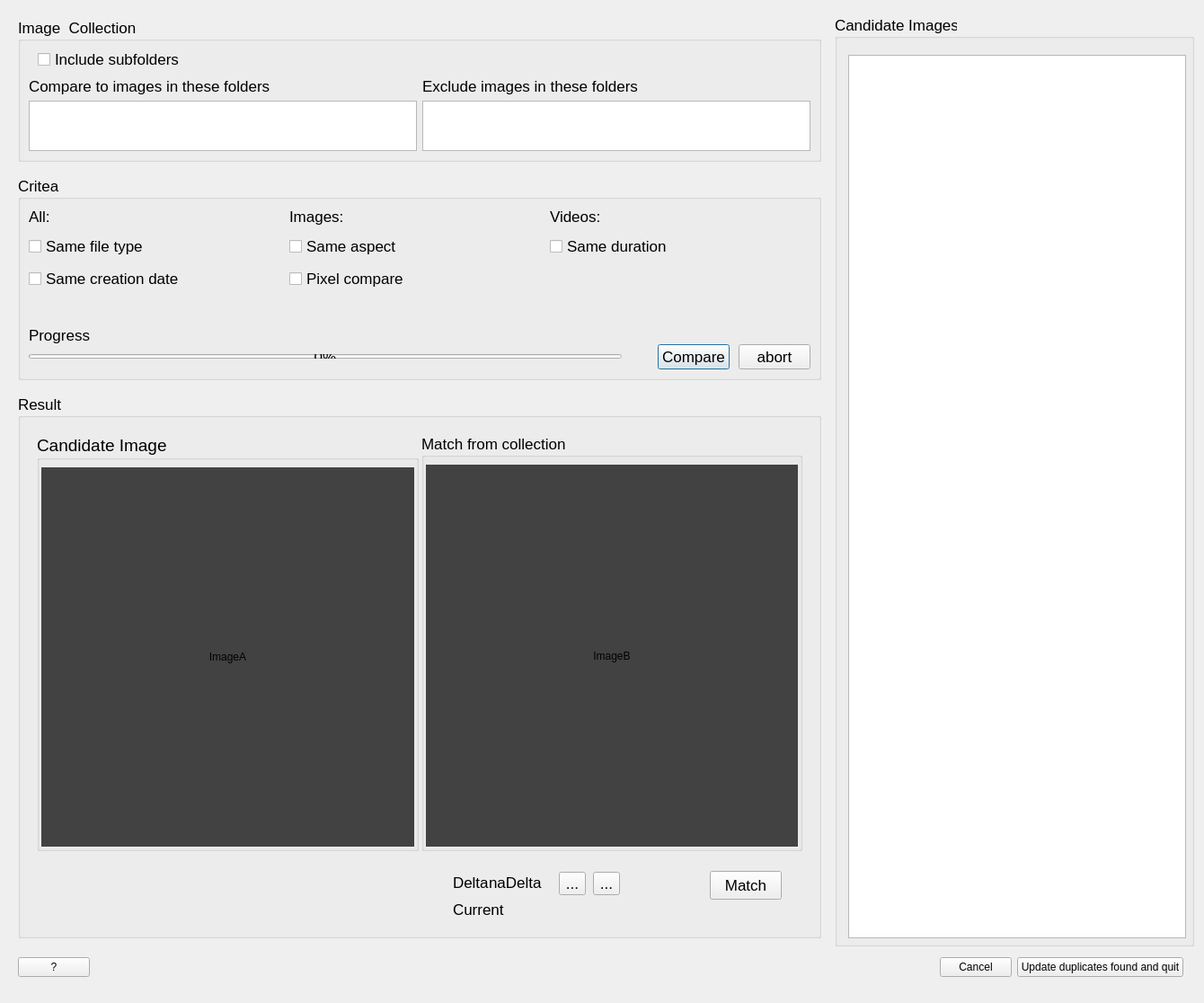
<?xml version="1.0" encoding="UTF-8"?>
<ui version="4.0">
 <class>VisCmpDlg</class>
 <widget class="QDialog" name="VisCmpDlg">
  <property name="geometry">
   <rect>
    <x>0</x>
    <y>0</y>
    <width>1340</width>
    <height>1116</height>
   </rect>
  </property>
  <property name="windowTitle">
   <string>Find Duplicate Images</string>
  </property>
  <layout class="QVBoxLayout" name="verticalLayout_13">
   <item>
    <widget class="QFrame" name="upperMainFrame">
     <property name="sizePolicy">
      <sizepolicy hsizetype="Expanding" vsizetype="Expanding">
       <horstretch>0</horstretch>
       <verstretch>0</verstretch>
      </sizepolicy>
     </property>
     <property name="maximumSize">
      <size>
       <width>16777215</width>
       <height>16777215</height>
      </size>
     </property>
     <property name="frameShape">
      <enum>QFrame::NoFrame</enum>
     </property>
     <property name="frameShadow">
      <enum>QFrame::Raised</enum>
     </property>
     <layout class="QHBoxLayout" name="horizontalLayout_5">
      <property name="leftMargin">
       <number>0</number>
      </property>
      <property name="topMargin">
       <number>0</number>
      </property>
      <property name="rightMargin">
       <number>0</number>
      </property>
      <property name="bottomMargin">
       <number>0</number>
      </property>
      <item>
       <widget class="QFrame" name="leftFrame">
        <property name="sizePolicy">
         <sizepolicy hsizetype="Preferred" vsizetype="Preferred">
          <horstretch>0</horstretch>
          <verstretch>0</verstretch>
         </sizepolicy>
        </property>
        <property name="maximumSize">
         <size>
          <width>16777215</width>
          <height>16777215</height>
         </size>
        </property>
        <property name="frameShape">
         <enum>QFrame::NoFrame</enum>
        </property>
        <property name="frameShadow">
         <enum>QFrame::Raised</enum>
        </property>
        <layout class="QVBoxLayout" name="verticalLayout_10">
         <item>
          <widget class="QGroupBox" name="collectionBox">
           <property name="sizePolicy">
            <sizepolicy hsizetype="Preferred" vsizetype="Fixed">
             <horstretch>0</horstretch>
             <verstretch>0</verstretch>
            </sizepolicy>
           </property>
           <property name="minimumSize">
            <size>
             <width>801</width>
             <height>0</height>
            </size>
           </property>
           <property name="maximumSize">
            <size>
             <width>16777215</width>
             <height>160</height>
            </size>
           </property>
           <property name="font">
            <font>
             <pointsize>13</pointsize>
            </font>
           </property>
           <property name="title">
            <string>Image  Collection</string>
           </property>
           <layout class="QVBoxLayout" name="verticalLayout_9">
            <property name="spacing">
             <number>1</number>
            </property>
            <item>
             <widget class="QFrame" name="inclSubFoldersFrame">
              <property name="sizePolicy">
               <sizepolicy hsizetype="Preferred" vsizetype="Fixed">
                <horstretch>0</horstretch>
                <verstretch>0</verstretch>
               </sizepolicy>
              </property>
              <property name="minimumSize">
               <size>
                <width>30</width>
                <height>30</height>
               </size>
              </property>
              <property name="maximumSize">
               <size>
                <width>16777215</width>
                <height>16777215</height>
               </size>
              </property>
              <property name="frameShape">
               <enum>QFrame::NoFrame</enum>
              </property>
              <property name="frameShadow">
               <enum>QFrame::Raised</enum>
              </property>
              <widget class="QCheckBox" name="includeSubfolders">
               <property name="geometry">
                <rect>
                 <x>10</x>
                 <y>1</y>
                 <width>171</width>
                 <height>20</height>
                </rect>
               </property>
               <property name="sizePolicy">
                <sizepolicy hsizetype="Preferred" vsizetype="Fixed">
                 <horstretch>0</horstretch>
                 <verstretch>0</verstretch>
                </sizepolicy>
               </property>
               <property name="text">
                <string>Include subfolders</string>
               </property>
              </widget>
             </widget>
            </item>
            <item>
             <widget class="QFrame" name="frame_2">
              <property name="sizePolicy">
               <sizepolicy hsizetype="Preferred" vsizetype="Fixed">
                <horstretch>0</horstretch>
                <verstretch>0</verstretch>
               </sizepolicy>
              </property>
              <property name="maximumSize">
               <size>
                <width>16777215</width>
                <height>16777215</height>
               </size>
              </property>
              <property name="frameShape">
               <enum>QFrame::NoFrame</enum>
              </property>
              <property name="frameShadow">
               <enum>QFrame::Raised</enum>
              </property>
              <layout class="QHBoxLayout" name="horizontalLayout_9">
               <property name="leftMargin">
                <number>0</number>
               </property>
               <property name="topMargin">
                <number>0</number>
               </property>
               <property name="rightMargin">
                <number>0</number>
               </property>
               <property name="bottomMargin">
                <number>0</number>
               </property>
               <item>
                <widget class="QFrame" name="frame_6">
                 <property name="sizePolicy">
                  <sizepolicy hsizetype="Preferred" vsizetype="Fixed">
                   <horstretch>0</horstretch>
                   <verstretch>0</verstretch>
                  </sizepolicy>
                 </property>
                 <property name="frameShape">
                  <enum>QFrame::NoFrame</enum>
                 </property>
                 <property name="frameShadow">
                  <enum>QFrame::Raised</enum>
                 </property>
                 <layout class="QVBoxLayout" name="verticalLayout_15">
                  <property name="leftMargin">
                   <number>0</number>
                  </property>
                  <property name="topMargin">
                   <number>0</number>
                  </property>
                  <property name="rightMargin">
                   <number>0</number>
                  </property>
                  <property name="bottomMargin">
                   <number>0</number>
                  </property>
                  <item>
                   <widget class="QLabel" name="label">
                    <property name="sizePolicy">
                     <sizepolicy hsizetype="Preferred" vsizetype="Fixed">
                      <horstretch>0</horstretch>
                      <verstretch>0</verstretch>
                     </sizepolicy>
                    </property>
                    <property name="text">
                     <string>Compare to images in these folders</string>
                    </property>
                   </widget>
                  </item>
                  <item>
                   <layout class="QVBoxLayout" name="verticalLayout_8">
                    <item>
                     <widget class="DragToList" name="cmpToFolders">
                      <property name="sizePolicy">
                       <sizepolicy hsizetype="Preferred" vsizetype="Fixed">
                        <horstretch>0</horstretch>
                        <verstretch>0</verstretch>
                       </sizepolicy>
                      </property>
                      <property name="maximumSize">
                       <size>
                        <width>16777215</width>
                        <height>60</height>
                       </size>
                      </property>
                     </widget>
                    </item>
                   </layout>
                  </item>
                 </layout>
                </widget>
               </item>
               <item>
                <widget class="QFrame" name="frame_7">
                 <property name="sizePolicy">
                  <sizepolicy hsizetype="Preferred" vsizetype="Fixed">
                   <horstretch>0</horstretch>
                   <verstretch>0</verstretch>
                  </sizepolicy>
                 </property>
                 <property name="frameShape">
                  <enum>QFrame::NoFrame</enum>
                 </property>
                 <property name="frameShadow">
                  <enum>QFrame::Raised</enum>
                 </property>
                 <layout class="QVBoxLayout" name="verticalLayout_16">
                  <property name="leftMargin">
                   <number>0</number>
                  </property>
                  <property name="topMargin">
                   <number>0</number>
                  </property>
                  <property name="rightMargin">
                   <number>0</number>
                  </property>
                  <property name="bottomMargin">
                   <number>0</number>
                  </property>
                  <item>
                   <widget class="QLabel" name="label_2">
                    <property name="sizePolicy">
                     <sizepolicy hsizetype="Preferred" vsizetype="Fixed">
                      <horstretch>0</horstretch>
                      <verstretch>0</verstretch>
                     </sizepolicy>
                    </property>
                    <property name="text">
                     <string>Exclude images in these folders</string>
                    </property>
                   </widget>
                  </item>
                  <item>
                   <layout class="QVBoxLayout" name="verticalLayout_3">
                    <item>
                     <widget class="DragToList" name="excludeSubfolders">
                      <property name="sizePolicy">
                       <sizepolicy hsizetype="Preferred" vsizetype="Fixed">
                        <horstretch>0</horstretch>
                        <verstretch>0</verstretch>
                       </sizepolicy>
                      </property>
                      <property name="maximumSize">
                       <size>
                        <width>16777215</width>
                        <height>60</height>
                       </size>
                      </property>
                     </widget>
                    </item>
                   </layout>
                  </item>
                 </layout>
                </widget>
               </item>
              </layout>
             </widget>
            </item>
           </layout>
          </widget>
         </item>
         <item>
          <spacer name="verticalSpacer_2">
           <property name="orientation">
            <enum>Qt::Vertical</enum>
           </property>
           <property name="sizeType">
            <enum>QSizePolicy::Fixed</enum>
           </property>
           <property name="sizeHint" stdset="0">
            <size>
             <width>20</width>
             <height>10</height>
            </size>
           </property>
          </spacer>
         </item>
         <item>
          <widget class="QGroupBox" name="criteriaBox">
           <property name="sizePolicy">
            <sizepolicy hsizetype="Preferred" vsizetype="Maximum">
             <horstretch>0</horstretch>
             <verstretch>0</verstretch>
            </sizepolicy>
           </property>
           <property name="minimumSize">
            <size>
             <width>801</width>
             <height>200</height>
            </size>
           </property>
           <property name="maximumSize">
            <size>
             <width>16777215</width>
             <height>16777215</height>
            </size>
           </property>
           <property name="font">
            <font>
             <pointsize>13</pointsize>
            </font>
           </property>
           <property name="title">
            <string>Critea</string>
           </property>
           <layout class="QVBoxLayout" name="verticalLayout_18">
            <property name="spacing">
             <number>0</number>
            </property>
            <item>
             <layout class="QGridLayout" name="gridLayout">
              <property name="horizontalSpacing">
               <number>-1</number>
              </property>
              <property name="verticalSpacing">
               <number>10</number>
              </property>
              <item row="1" column="0">
               <widget class="QCheckBox" name="sameFileTypeCB">
                <property name="sizePolicy">
                 <sizepolicy hsizetype="Preferred" vsizetype="Fixed">
                  <horstretch>0</horstretch>
                  <verstretch>0</verstretch>
                 </sizepolicy>
                </property>
                <property name="text">
                 <string>Same file type</string>
                </property>
               </widget>
              </item>
              <item row="1" column="2">
               <widget class="QCheckBox" name="sameDurationCB">
                <property name="sizePolicy">
                 <sizepolicy hsizetype="Preferred" vsizetype="Fixed">
                  <horstretch>0</horstretch>
                  <verstretch>0</verstretch>
                 </sizepolicy>
                </property>
                <property name="text">
                 <string>Same duration</string>
                </property>
               </widget>
              </item>
              <item row="2" column="0">
               <widget class="QCheckBox" name="sameCreationDateCB">
                <property name="sizePolicy">
                 <sizepolicy hsizetype="Preferred" vsizetype="Fixed">
                  <horstretch>0</horstretch>
                  <verstretch>0</verstretch>
                 </sizepolicy>
                </property>
                <property name="text">
                 <string>Same creation date</string>
                </property>
               </widget>
              </item>
              <item row="0" column="2">
               <widget class="QLabel" name="VideoLbl">
                <property name="text">
                 <string>Videos:</string>
                </property>
               </widget>
              </item>
              <item row="2" column="1">
               <widget class="QCheckBox" name="pixelCompare">
                <property name="sizePolicy">
                 <sizepolicy hsizetype="Preferred" vsizetype="Fixed">
                  <horstretch>0</horstretch>
                  <verstretch>0</verstretch>
                 </sizepolicy>
                </property>
                <property name="text">
                 <string>Pixel compare</string>
                </property>
               </widget>
              </item>
              <item row="0" column="1">
               <widget class="QLabel" name="ImagesLbl">
                <property name="text">
                 <string>Images:</string>
                </property>
               </widget>
              </item>
              <item row="1" column="1">
               <widget class="QCheckBox" name="sameAspectCB">
                <property name="sizePolicy">
                 <sizepolicy hsizetype="Preferred" vsizetype="Fixed">
                  <horstretch>0</horstretch>
                  <verstretch>0</verstretch>
                 </sizepolicy>
                </property>
                <property name="text">
                 <string>Same aspect</string>
                </property>
               </widget>
              </item>
              <item row="0" column="0">
               <widget class="QLabel" name="AllLbl">
                <property name="text">
                 <string>All:</string>
                </property>
               </widget>
              </item>
             </layout>
            </item>
            <item>
             <widget class="QFrame" name="frame_4">
              <property name="sizePolicy">
               <sizepolicy hsizetype="Preferred" vsizetype="Fixed">
                <horstretch>0</horstretch>
                <verstretch>0</verstretch>
               </sizepolicy>
              </property>
              <property name="minimumSize">
               <size>
                <width>0</width>
                <height>0</height>
               </size>
              </property>
              <property name="frameShape">
               <enum>QFrame::NoFrame</enum>
              </property>
              <property name="frameShadow">
               <enum>QFrame::Raised</enum>
              </property>
              <layout class="QVBoxLayout" name="verticalLayout_11">
               <property name="spacing">
                <number>0</number>
               </property>
               <property name="leftMargin">
                <number>0</number>
               </property>
               <property name="topMargin">
                <number>0</number>
               </property>
               <property name="rightMargin">
                <number>0</number>
               </property>
               <property name="bottomMargin">
                <number>0</number>
               </property>
               <item>
                <spacer name="verticalSpacer">
                 <property name="orientation">
                  <enum>Qt::Vertical</enum>
                 </property>
                 <property name="sizeHint" stdset="0">
                  <size>
                   <width>20</width>
                   <height>40</height>
                  </size>
                 </property>
                </spacer>
               </item>
               <item>
                <widget class="QLabel" name="progressLbl">
                 <property name="text">
                  <string>Progress</string>
                 </property>
                </widget>
               </item>
               <item>
                <layout class="QHBoxLayout" name="horizontalLayout_8">
                 <item>
                  <widget class="QProgressBar" name="progressBar">
                   <property name="maximumSize">
                    <size>
                     <width>16777215</width>
                     <height>5</height>
                    </size>
                   </property>
                   <property name="value">
                    <number>0</number>
                   </property>
                  </widget>
                 </item>
                 <item>
                  <spacer name="horizontalSpacer_4">
                   <property name="orientation">
                    <enum>Qt::Horizontal</enum>
                   </property>
                   <property name="sizeType">
                    <enum>QSizePolicy::Fixed</enum>
                   </property>
                   <property name="sizeHint" stdset="0">
                    <size>
                     <width>40</width>
                     <height>20</height>
                    </size>
                   </property>
                  </spacer>
                 </item>
                 <item>
                  <widget class="QPushButton" name="compareBtn">
                   <property name="sizePolicy">
                    <sizepolicy hsizetype="Minimum" vsizetype="Minimum">
                     <horstretch>0</horstretch>
                     <verstretch>0</verstretch>
                    </sizepolicy>
                   </property>
                   <property name="minimumSize">
                    <size>
                     <width>0</width>
                     <height>20</height>
                    </size>
                   </property>
                   <property name="text">
                    <string>Compare</string>
                   </property>
                  </widget>
                 </item>
                 <item>
                  <spacer name="horizontalSpacer_3">
                   <property name="orientation">
                    <enum>Qt::Horizontal</enum>
                   </property>
                   <property name="sizeType">
                    <enum>QSizePolicy::Fixed</enum>
                   </property>
                   <property name="sizeHint" stdset="0">
                    <size>
                     <width>10</width>
                     <height>0</height>
                    </size>
                   </property>
                  </spacer>
                 </item>
                 <item>
                  <widget class="QPushButton" name="abortBtn">
                   <property name="text">
                    <string>abort</string>
                   </property>
                  </widget>
                 </item>
                </layout>
               </item>
              </layout>
             </widget>
            </item>
           </layout>
          </widget>
         </item>
         <item>
          <spacer name="verticalSpacer_3">
           <property name="orientation">
            <enum>Qt::Vertical</enum>
           </property>
           <property name="sizeType">
            <enum>QSizePolicy::Fixed</enum>
           </property>
           <property name="sizeHint" stdset="0">
            <size>
             <width>20</width>
             <height>10</height>
            </size>
           </property>
          </spacer>
         </item>
         <item>
          <widget class="QGroupBox" name="resultBox">
           <property name="sizePolicy">
            <sizepolicy hsizetype="Preferred" vsizetype="Preferred">
             <horstretch>0</horstretch>
             <verstretch>0</verstretch>
            </sizepolicy>
           </property>
           <property name="minimumSize">
            <size>
             <width>801</width>
             <height>0</height>
            </size>
           </property>
           <property name="maximumSize">
            <size>
             <width>16777215</width>
             <height>16777215</height>
            </size>
           </property>
           <property name="font">
            <font>
             <pointsize>13</pointsize>
            </font>
           </property>
           <property name="title">
            <string>Result</string>
           </property>
           <layout class="QVBoxLayout" name="verticalLayout_12">
            <property name="spacing">
             <number>-1</number>
            </property>
            <property name="leftMargin">
             <number>12</number>
            </property>
            <property name="topMargin">
             <number>12</number>
            </property>
            <property name="rightMargin">
             <number>12</number>
            </property>
            <property name="bottomMargin">
             <number>12</number>
            </property>
            <item>
             <layout class="QVBoxLayout" name="ImagsVerticalLayout">
              <property name="leftMargin">
               <number>0</number>
              </property>
              <property name="topMargin">
               <number>0</number>
              </property>
              <property name="rightMargin">
               <number>0</number>
              </property>
              <property name="bottomMargin">
               <number>0</number>
              </property>
              <item>
               <layout class="QHBoxLayout" name="horizontalLayout">
                <property name="spacing">
                 <number>3</number>
                </property>
                <property name="sizeConstraint">
                 <enum>QLayout::SetMinimumSize</enum>
                </property>
                <property name="leftMargin">
                 <number>6</number>
                </property>
                <property name="topMargin">
                 <number>6</number>
                </property>
                <property name="rightMargin">
                 <number>6</number>
                </property>
                <property name="bottomMargin">
                 <number>6</number>
                </property>
                <item>
                 <widget class="QGroupBox" name="AImageBox">
                  <property name="sizePolicy">
                   <sizepolicy hsizetype="Preferred" vsizetype="Preferred">
                    <horstretch>0</horstretch>
                    <verstretch>0</verstretch>
                   </sizepolicy>
                  </property>
                  <property name="maximumSize">
                   <size>
                    <width>16777215</width>
                    <height>16777215</height>
                   </size>
                  </property>
                  <property name="font">
                   <font>
                    <pointsize>14</pointsize>
                   </font>
                  </property>
                  <property name="styleSheet">
                   <string notr="true">border-width: 0</string>
                  </property>
                  <property name="title">
                   <string>Candidate Image</string>
                  </property>
                  <layout class="QVBoxLayout" name="verticalLayout_7">
                   <property name="leftMargin">
                    <number>0</number>
                   </property>
                   <property name="topMargin">
                    <number>6</number>
                   </property>
                   <property name="rightMargin">
                    <number>0</number>
                   </property>
                   <property name="bottomMargin">
                    <number>0</number>
                   </property>
                   <item>
                    <layout class="QHBoxLayout" name="horizontalLayout_3">
                     <property name="leftMargin">
                      <number>2</number>
                     </property>
                     <property name="topMargin">
                      <number>2</number>
                     </property>
                     <property name="rightMargin">
                      <number>2</number>
                     </property>
                     <property name="bottomMargin">
                      <number>2</number>
                     </property>
                     <item>
                      <widget class="QLabel" name="candidateLbl">
                       <property name="sizePolicy">
                        <sizepolicy hsizetype="Preferred" vsizetype="Preferred">
                         <horstretch>0</horstretch>
                         <verstretch>0</verstretch>
                        </sizepolicy>
                       </property>
                       <property name="minimumSize">
                        <size>
                         <width>400</width>
                         <height>400</height>
                        </size>
                       </property>
                       <property name="styleSheet">
                        <string notr="true">background-color: rgb(66, 66, 66);</string>
                       </property>
                       <property name="text">
                        <string>ImageA</string>
                       </property>
                       <property name="alignment">
                        <set>Qt::AlignCenter</set>
                       </property>
                      </widget>
                     </item>
                    </layout>
                   </item>
                  </layout>
                 </widget>
                </item>
                <item>
                 <widget class="QGroupBox" name="BImageBox">
                  <property name="sizePolicy">
                   <sizepolicy hsizetype="Preferred" vsizetype="Preferred">
                    <horstretch>0</horstretch>
                    <verstretch>0</verstretch>
                   </sizepolicy>
                  </property>
                  <property name="maximumSize">
                   <size>
                    <width>16777215</width>
                    <height>16777215</height>
                   </size>
                  </property>
                  <property name="font">
                   <font>
                    <pointsize>13</pointsize>
                   </font>
                  </property>
                  <property name="styleSheet">
                   <string notr="true">border-width: 0</string>
                  </property>
                  <property name="title">
                   <string>Match from collection</string>
                  </property>
                  <layout class="QVBoxLayout" name="verticalLayout_6">
                   <property name="leftMargin">
                    <number>0</number>
                   </property>
                   <property name="topMargin">
                    <number>6</number>
                   </property>
                   <property name="rightMargin">
                    <number>0</number>
                   </property>
                   <property name="bottomMargin">
                    <number>0</number>
                   </property>
                   <item>
                    <layout class="QHBoxLayout" name="horizontalLayout_4">
                     <property name="leftMargin">
                      <number>2</number>
                     </property>
                     <property name="topMargin">
                      <number>2</number>
                     </property>
                     <property name="rightMargin">
                      <number>2</number>
                     </property>
                     <property name="bottomMargin">
                      <number>2</number>
                     </property>
                     <item>
                      <widget class="QLabel" name="matchLbl">
                       <property name="sizePolicy">
                        <sizepolicy hsizetype="Preferred" vsizetype="Preferred">
                         <horstretch>0</horstretch>
                         <verstretch>0</verstretch>
                        </sizepolicy>
                       </property>
                       <property name="minimumSize">
                        <size>
                         <width>400</width>
                         <height>400</height>
                        </size>
                       </property>
                       <property name="styleSheet">
                        <string notr="true">background-color: rgb(66, 66, 66);</string>
                       </property>
                       <property name="text">
                        <string>ImageB</string>
                       </property>
                       <property name="alignment">
                        <set>Qt::AlignCenter</set>
                       </property>
                      </widget>
                     </item>
                    </layout>
                   </item>
                  </layout>
                 </widget>
                </item>
               </layout>
              </item>
             </layout>
            </item>
            <item>
             <widget class="QFrame" name="frame">
              <property name="sizePolicy">
               <sizepolicy hsizetype="Preferred" vsizetype="Fixed">
                <horstretch>0</horstretch>
                <verstretch>0</verstretch>
               </sizepolicy>
              </property>
              <property name="minimumSize">
               <size>
                <width>0</width>
                <height>70</height>
               </size>
              </property>
              <property name="frameShape">
               <enum>QFrame::NoFrame</enum>
              </property>
              <property name="frameShadow">
               <enum>QFrame::Raised</enum>
              </property>
              <layout class="QHBoxLayout" name="horizontalLayout_7">
               <property name="topMargin">
                <number>0</number>
               </property>
               <property name="bottomMargin">
                <number>0</number>
               </property>
               <item>
                <spacer name="horizontalSpacer_2">
                 <property name="orientation">
                  <enum>Qt::Horizontal</enum>
                 </property>
                 <property name="sizeHint" stdset="0">
                  <size>
                   <width>40</width>
                   <height>20</height>
                  </size>
                 </property>
                </spacer>
               </item>
               <item>
                <widget class="QFrame" name="frame_3">
                 <property name="sizePolicy">
                  <sizepolicy hsizetype="Preferred" vsizetype="Preferred">
                   <horstretch>0</horstretch>
                   <verstretch>0</verstretch>
                  </sizepolicy>
                 </property>
                 <property name="minimumSize">
                  <size>
                   <width>300</width>
                   <height>70</height>
                  </size>
                 </property>
                 <property name="maximumSize">
                  <size>
                   <width>16777215</width>
                   <height>90</height>
                  </size>
                 </property>
                 <property name="frameShape">
                  <enum>QFrame::NoFrame</enum>
                 </property>
                 <property name="frameShadow">
                  <enum>QFrame::Raised</enum>
                 </property>
                 <widget class="QLabel" name="currentLbl">
                  <property name="geometry">
                   <rect>
                    <x>20</x>
                    <y>30</y>
                    <width>288</width>
                    <height>46</height>
                   </rect>
                  </property>
                  <property name="text">
                   <string>Current</string>
                  </property>
                 </widget>
                 <widget class="QToolButton" name="nextToolBtn">
                  <property name="geometry">
                   <rect>
                    <x>176</x>
                    <y>11</y>
                    <width>30</width>
                    <height>26</height>
                   </rect>
                  </property>
                  <property name="text">
                   <string>...</string>
                  </property>
                 </widget>
                 <widget class="QLabel" name="deltaLbl">
                  <property name="geometry">
                   <rect>
                    <x>60</x>
                    <y>0</y>
                    <width>71</width>
                    <height>46</height>
                   </rect>
                  </property>
                  <property name="text">
                   <string>naDelta</string>
                  </property>
                 </widget>
                 <widget class="QLabel" name="deltaTxt">
                  <property name="geometry">
                   <rect>
                    <x>20</x>
                    <y>0</y>
                    <width>41</width>
                    <height>46</height>
                   </rect>
                  </property>
                  <property name="text">
                   <string>Delta</string>
                  </property>
                 </widget>
                 <widget class="QToolButton" name="prevToolBtn">
                  <property name="geometry">
                   <rect>
                    <x>138</x>
                    <y>11</y>
                    <width>30</width>
                    <height>26</height>
                   </rect>
                  </property>
                  <property name="text">
                   <string>...</string>
                  </property>
                 </widget>
                </widget>
               </item>
               <item>
                <widget class="QFrame" name="frame_5">
                 <property name="minimumSize">
                  <size>
                   <width>100</width>
                   <height>0</height>
                  </size>
                 </property>
                 <property name="maximumSize">
                  <size>
                   <width>85</width>
                   <height>70</height>
                  </size>
                 </property>
                 <property name="frameShape">
                  <enum>QFrame::NoFrame</enum>
                 </property>
                 <property name="frameShadow">
                  <enum>QFrame::Raised</enum>
                 </property>
                 <widget class="QPushButton" name="matchBtn">
                  <property name="geometry">
                   <rect>
                    <x>0</x>
                    <y>10</y>
                    <width>80</width>
                    <height>32</height>
                   </rect>
                  </property>
                  <property name="sizePolicy">
                   <sizepolicy hsizetype="Minimum" vsizetype="Minimum">
                    <horstretch>0</horstretch>
                    <verstretch>0</verstretch>
                   </sizepolicy>
                  </property>
                  <property name="maximumSize">
                   <size>
                    <width>16777215</width>
                    <height>80</height>
                   </size>
                  </property>
                  <property name="text">
                   <string>Match</string>
                  </property>
                  <property name="autoDefault">
                   <bool>false</bool>
                  </property>
                 </widget>
                </widget>
               </item>
              </layout>
             </widget>
            </item>
           </layout>
          </widget>
         </item>
        </layout>
       </widget>
      </item>
      <item>
       <widget class="QFrame" name="rightFrame">
        <property name="minimumSize">
         <size>
          <width>400</width>
          <height>0</height>
         </size>
        </property>
        <property name="maximumSize">
         <size>
          <width>400</width>
          <height>16777215</height>
         </size>
        </property>
        <property name="frameShape">
         <enum>QFrame::NoFrame</enum>
        </property>
        <property name="frameShadow">
         <enum>QFrame::Raised</enum>
        </property>
        <layout class="QVBoxLayout" name="verticalLayout">
         <property name="leftMargin">
          <number>0</number>
         </property>
         <property name="topMargin">
          <number>6</number>
         </property>
         <property name="rightMargin">
          <number>0</number>
         </property>
         <property name="bottomMargin">
          <number>0</number>
         </property>
         <item>
          <layout class="QVBoxLayout" name="verticalLayout_4">
           <item>
            <widget class="QGroupBox" name="groupBox_5">
             <property name="font">
              <font>
               <pointsize>13</pointsize>
              </font>
             </property>
             <property name="title">
              <string>Candidate Images</string>
             </property>
             <layout class="QVBoxLayout" name="verticalLayout_2">
              <property name="leftMargin">
               <number>0</number>
              </property>
              <property name="topMargin">
               <number>0</number>
              </property>
              <property name="rightMargin">
               <number>0</number>
              </property>
              <property name="bottomMargin">
               <number>0</number>
              </property>
              <item>
               <layout class="QVBoxLayout" name="verticalLayout_5">
                <property name="leftMargin">
                 <number>12</number>
                </property>
                <property name="topMargin">
                 <number>18</number>
                </property>
                <property name="rightMargin">
                 <number>6</number>
                </property>
                <property name="bottomMargin">
                 <number>6</number>
                </property>
                <item>
                 <widget class="QTableView" name="tv">
                  <property name="focusPolicy">
                   <enum>Qt::NoFocus</enum>
                  </property>
                  <property name="selectionMode">
                   <enum>QAbstractItemView::SingleSelection</enum>
                  </property>
                  <property name="selectionBehavior">
                   <enum>QAbstractItemView::SelectRows</enum>
                  </property>
                  <property name="showGrid">
                   <bool>false</bool>
                  </property>
                  <property name="gridStyle">
                   <enum>Qt::NoPen</enum>
                  </property>
                  <attribute name="horizontalHeaderVisible">
                   <bool>true</bool>
                  </attribute>
                  <attribute name="horizontalHeaderHighlightSections">
                   <bool>false</bool>
                  </attribute>
                  <attribute name="verticalHeaderVisible">
                   <bool>false</bool>
                  </attribute>
                  <attribute name="verticalHeaderDefaultSectionSize">
                   <number>40</number>
                  </attribute>
                  <attribute name="verticalHeaderHighlightSections">
                   <bool>false</bool>
                  </attribute>
                 </widget>
                </item>
               </layout>
              </item>
             </layout>
            </widget>
           </item>
          </layout>
         </item>
        </layout>
       </widget>
      </item>
     </layout>
    </widget>
   </item>
   <item>
    <widget class="QFrame" name="lowerBtnFrame">
     <property name="maximumSize">
      <size>
       <width>16777215</width>
       <height>50</height>
      </size>
     </property>
     <property name="frameShape">
      <enum>QFrame::NoFrame</enum>
     </property>
     <property name="frameShadow">
      <enum>QFrame::Raised</enum>
     </property>
     <layout class="QHBoxLayout" name="horizontalLayout_2">
      <property name="topMargin">
       <number>6</number>
      </property>
      <property name="rightMargin">
       <number>12</number>
      </property>
      <property name="bottomMargin">
       <number>18</number>
      </property>
      <item>
       <widget class="QPushButton" name="helpBtn">
        <property name="toolTip">
         <string>How this works</string>
        </property>
        <property name="text">
         <string>?</string>
        </property>
       </widget>
      </item>
      <item>
       <spacer name="horizontalSpacer">
        <property name="orientation">
         <enum>Qt::Horizontal</enum>
        </property>
        <property name="sizeHint" stdset="0">
         <size>
          <width>912</width>
          <height>20</height>
         </size>
        </property>
       </spacer>
      </item>
      <item>
       <widget class="QPushButton" name="cancelBtn">
        <property name="sizePolicy">
         <sizepolicy hsizetype="Minimum" vsizetype="Minimum">
          <horstretch>0</horstretch>
          <verstretch>0</verstretch>
         </sizepolicy>
        </property>
        <property name="text">
         <string>Cancel</string>
        </property>
       </widget>
      </item>
      <item>
       <widget class="QPushButton" name="updateDupsAndQuitBtn">
        <property name="sizePolicy">
         <sizepolicy hsizetype="Minimum" vsizetype="Minimum">
          <horstretch>0</horstretch>
          <verstretch>0</verstretch>
         </sizepolicy>
        </property>
        <property name="minimumSize">
         <size>
          <width>0</width>
          <height>0</height>
         </size>
        </property>
        <property name="text">
         <string>Update duplicates found and quit</string>
        </property>
       </widget>
      </item>
     </layout>
    </widget>
   </item>
  </layout>
 </widget>
 <customwidgets>
  <customwidget>
   <class>DragToList</class>
   <extends>QListWidget</extends>
   <header>viscmpdlg.h</header>
  </customwidget>
 </customwidgets>
 <resources/>
 <connections/>
</ui>
